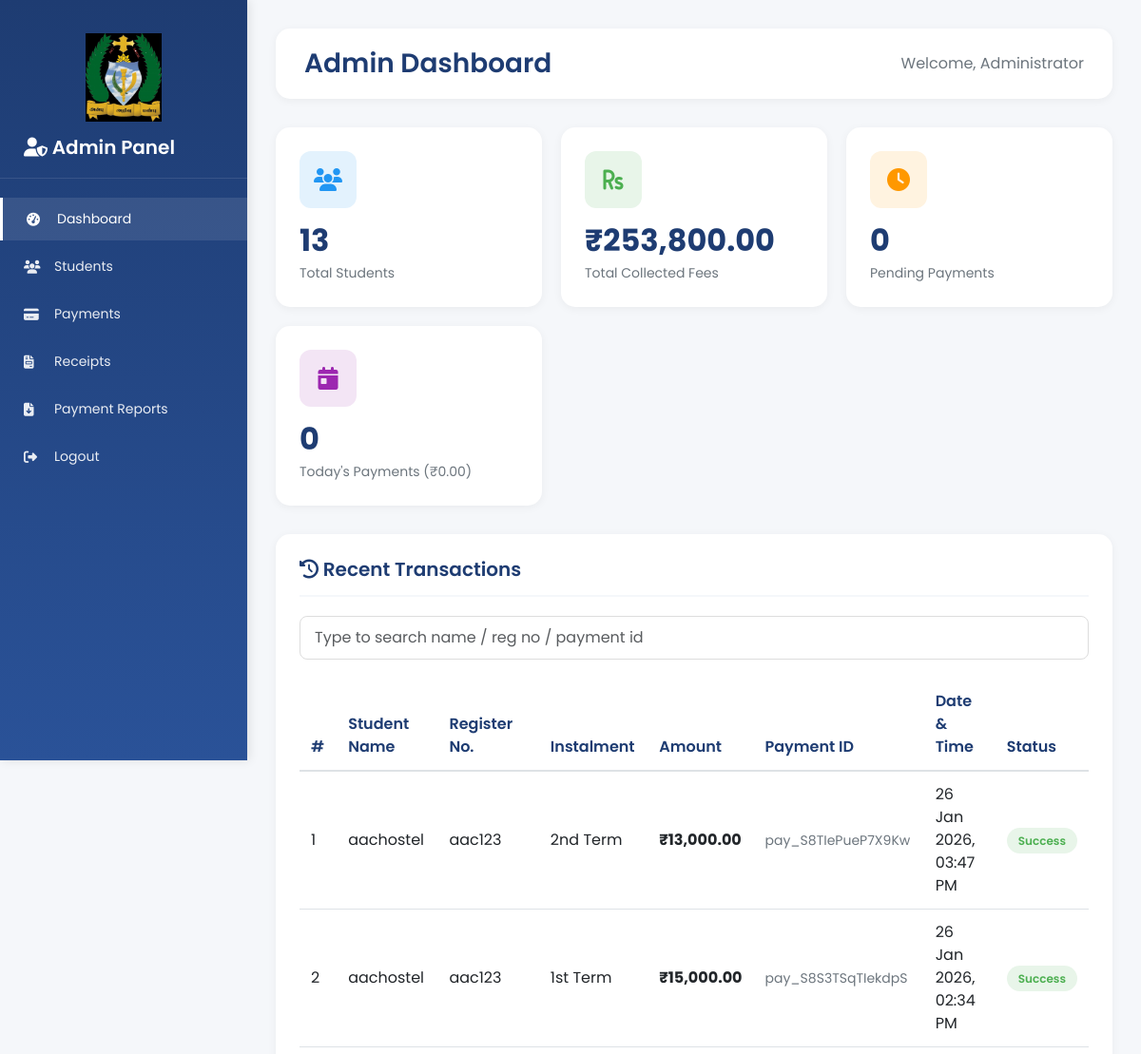
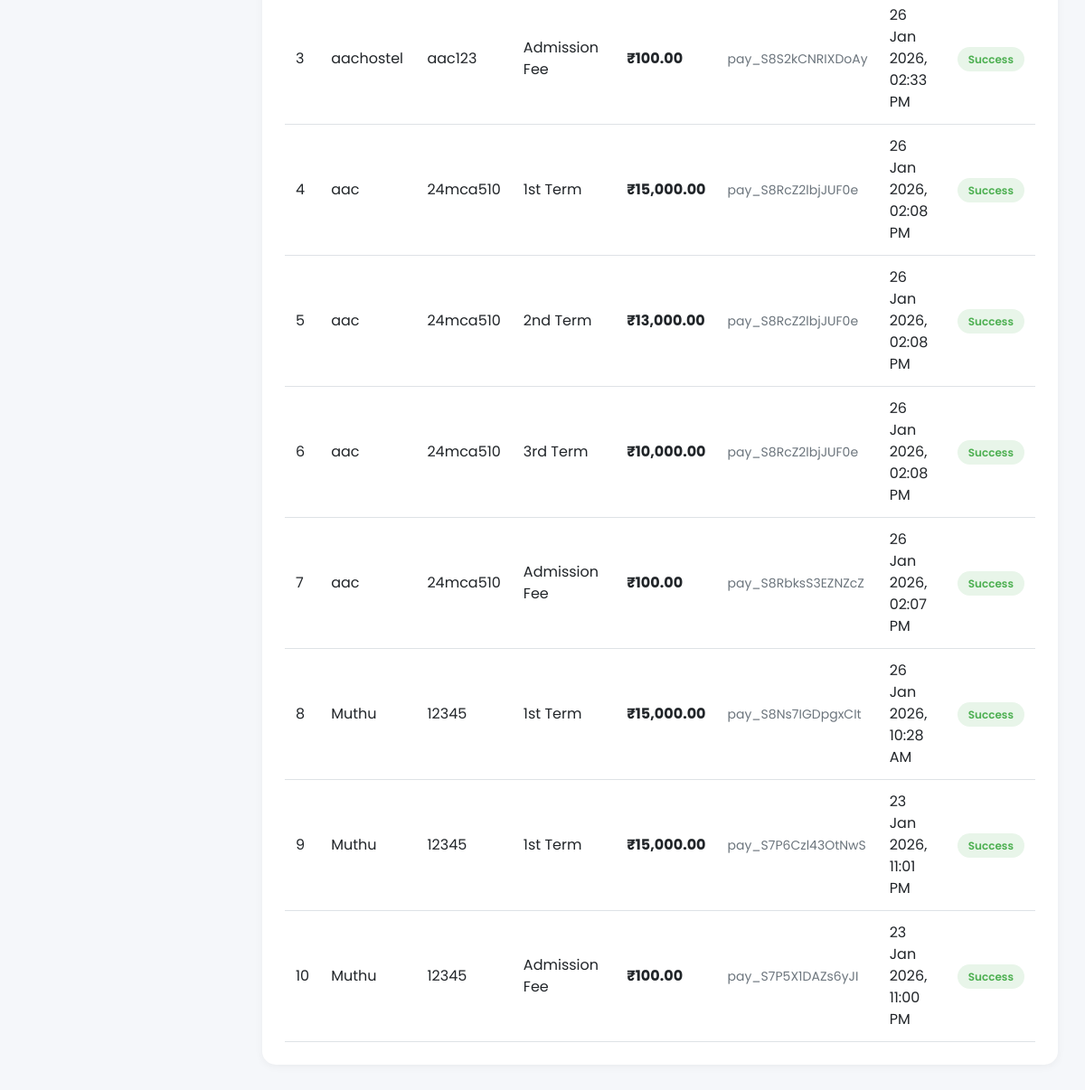
Screenshot of /admin/dashboard.php (signed in) with the database file from the repository (2 pictures, top to bottom).
### tables this page shows
CREATE TABLE `payments` (
  `id` int(11) NOT NULL,
  `user_id` int(11) NOT NULL,
  `admission_id` int(11) DEFAULT NULL,
  `instalment_number` int(11) NOT NULL DEFAULT 0,
  `amount` int(11) NOT NULL,
  `status` enum('pending','success','failed','refunded') DEFAULT 'pending',
  `razorpay_order_id` varchar(255) DEFAULT NULL,
  `razorpay_payment_id` varchar(255) DEFAULT NULL,
  `razorpay_signature` varchar(255) DEFAULT NULL,
  `payment_method` varchar(50) DEFAULT NULL,
  `payment_date` datetime DEFAULT NULL,
  `created_at` datetime DEFAULT current_timestamp(),
  `updated_at` datetime DEFAULT current_timestamp() ON UPDATE current_timestamp()
);

CREATE TABLE `admission` (
  `id` int(11) NOT NULL,
  `user_id` int(11) NOT NULL,
  `student_name` varchar(255) NOT NULL,
  `reg_no` varchar(100) NOT NULL,
  `gender` varchar(20) NOT NULL,
  `date_of_birth` date NOT NULL,
  `phone` varchar(20) NOT NULL,
  `email` varchar(255) NOT NULL,
  `residential_address` text NOT NULL,
  `course` varchar(100) NOT NULL,
  `department` varchar(100) NOT NULL,
  `year_of_study` varchar(50) NOT NULL,
  `room_type` varchar(50) NOT NULL,
  `room_number` varchar(50) NOT NULL,
  `mess_status` varchar(50) NOT NULL,
  `date_of_joining` date NOT NULL,
  `duration_of_stay` varchar(50) NOT NULL,
  `is_confirmed` tinyint(1) NOT NULL DEFAULT 0,
  `created_at` datetime DEFAULT current_timestamp()
);

### admin/dashboard.php (the view, shortened to what this page needs)
<?php
include('../includes/config.php');
$admin_name = $_SESSION['admin_name'];
$stats = [];
$result = $mysqli->query("SELECT COUNT(DISTINCT user_id) as total FROM admission");
$stats['total_students'] = $result->fetch_assoc()['total'];
$result = $mysqli->query("SELECT SUM(amount) as total FROM payments WHERE status = 'success'");
$row = $result->fetch_assoc();
$stats['total_collected'] = $row['total'] ? $row['total'] / 100 : 0;
$result = $mysqli->query("SELECT COUNT(*) as total FROM payments WHERE status = 'pending'");
$stats['pending_payments'] = $result->fetch_assoc()['total'];
$today = date('Y-m-d');
$result = $mysqli->query("SELECT COUNT(*) as total, SUM(amount) as amount FROM payments WHERE status = 'success' AND DATE(created_at) = '$today'");
$row = $result->fetch_assoc();
$stats['today_payments_count'] = $row['total'];
$stats['today_payments_amount'] = $row['amount'] ? $row['amount'] / 100 : 0;
$recent_transactions = [];
$where = "";
$result = $mysqli->query("
    SELECT p.*, u.name as user_name, a.student_name, a.reg_no
    FROM payments p
    LEFT JOIN users u ON p.user_id = u.id
    LEFT JOIN admission a ON p.admission_id = a.id
    $where
    ORDER BY p.created_at DESC
    LIMIT 10
");
while ($row = $result->fetch_assoc()) {
    $recent_transactions[] = $row;
}
?>
<!DOCTYPE html>
<html lang="en">
<head>
    <link href="https://cdn.jsdelivr.net/npm/bootstrap@5.3.0/dist/css/bootstrap.min.css" rel="stylesheet">
    <link rel="stylesheet" href="https://cdnjs.cloudflare.com/ajax/libs/font-awesome/6.4.0/css/all.min.css">
</head>
<body>
    <?php include('../includes/admin_sidebar.php'); ?>
    <div class="main-content">
        <div class="header">
            <h1>Admin Dashboard</h1>
            <div>
                <span style="color: #6c757d;">Welcome, <?php echo htmlspecialchars($admin_name); ?></span>
            </div>
        </div>
        <div class="stats-grid">
            <div class="stat-card">
                <div class="stat-icon blue">
                    <i class="fas fa-users"></i>
                </div>
                <h3><?php echo $stats['total_students']; ?></h3>
                <p>Total Students</p>
            </div>
            <div class="stat-card">
                <div class="stat-icon green">
                    <i class="fas fa-rupee-sign"></i>
                </div>
                <h3>₹<?php echo number_format($stats['total_collected'], 2); ?></h3>
                <p>Total Collected Fees</p>
            </div>
            <div class="stat-card">
                <div class="stat-icon orange">
                    <i class="fas fa-clock"></i>
                </div>
                <h3><?php echo $stats['pending_payments']; ?></h3>
                <p>Pending Payments</p>
            </div>
            <div class="stat-card">
                <div class="stat-icon purple">
                    <i class="fas fa-calendar-day"></i>
                </div>
                <h3><?php echo $stats['today_payments_count']; ?></h3>
                <p>Today's Payments (₹<?php echo number_format($stats['today_payments_amount'], 2); ?>)</p>
            </div>
        </div>
        <div class="content-card">
            <h3><i class="fas fa-history"></i> Recent Transactions</h3>
            <div style="margin-bottom: 20px;">
                <input type="text"
                   id="searchInput"
                   class="form-control"
                   placeholder="Type to search name / reg no / payment id"
                   autocomplete="off"
                   style="padding: 10px 15px; border-radius: 8px; border: 1px solid #ddd;">
            </div>
            <div class="table-responsive">
                <table class="table" id="transactionsTable">
                    <thead>
                        <tr>
                            <th>#</th>
                            <th>Student Name</th>
                            <th>Register No.</th>
                            <th>Instalment</th>
                            <th>Amount</th>
                            <th>Payment ID</th>
                            <th>Date & Time</th>
                            <th>Status</th>
                        </tr>
                    </thead>
                    <tbody id="transactionTable">
                        <?php if (empty($recent_transactions)): ?>
                            <tr>
                                <td colspan="8" class="text-center text-muted">No transactions found</td>
                            </tr>
                        <?php else: ?>
                            <?php foreach ($recent_transactions as $index => $transaction): ?>
                                <tr>
                                    <td><?php echo $index + 1; ?></td>
                                    <td><?php echo htmlspecialchars($transaction['student_name'] ?: $transaction['user_name']); ?></td>
                                    <td><?php echo htmlspecialchars($transaction['reg_no'] ?: 'N/A'); ?></td>
                                    <td>
                                        <?php
                                        $instalment_names = [0 => 'Admission Fee', 1 => '1st Term', 2 => '2nd Term', 3 => '3rd Term'];
                                        $inst_num = isset($transaction['instalment_number']) ? intval($transaction['instalment_number']) : 0;
                                        echo isset($instalment_names[$inst_num]) ? $instalment_names[$inst_num] : 'Payment ' . $inst_num;
                                        ?>
                                    </td>
                                    <td><strong>₹<?php echo number_format($transaction['amount'] / 100, 2); ?></strong></td>
                                    <td><small style="color: #6c757d;"><?php echo htmlspecialchars($transaction['razorpay_payment_id'] ?: 'N/A'); ?></small></td>
                                    <td><?php echo date('d M Y, h:i A', strtotime($transaction['created_at'])); ?></td>
                                    <td>
                                        <?php
                                        $status = isset($transaction['status']) ? $transaction['status'] : 'pending';
                                        $status_class = ($status === 'success') ? 'success' : (($status === 'failed') ? 'failed' : 'pending');
                                        ?>
                                        <span class="status-badge <?php echo $status_class; ?>">
                                            <?php echo ucfirst($status); ?>
                                        </span>
                                    </td>
                                </tr>
                            <?php endforeach; ?>
                        <?php endif; ?>
                    </tbody>
                </table>
            </div>
        </div>
    </div>
</body>
</html>

### admin/dashboard.php (style rules this page uses)
* { margin: 0; padding: 0; box-sizing: border-box; }
body { font-family: 'Poppins', sans-serif; background: #f5f7fa; color: #333; }
.header { background: white; padding: 20px 30px; border-radius: 15px; box-shadow: 0 2px 10px rgba(0,0,0,0.05); margin-bottom: 30px; display: flex; justify-content: space-between; align-items: center; }
.header h1 { font-size: 28px; font-weight: 600; color: #1e3c72; margin: 0; }
.stats-grid { display: grid; grid-template-columns: repeat(auto-fit, minmax(250px, 1fr)); gap: 20px; margin-bottom: 30px; }
.stat-card { background: white; padding: 25px; border-radius: 15px; box-shadow: 0 2px 10px rgba(0,0,0,0.05); transition: transform 0.3s; }
.stat-icon { width: 60px; height: 60px; border-radius: 12px; display: flex; align-items: center; justify-content: center; font-size: 24px; margin-bottom: 15px; }
.stat-icon.blue { background: #e3f2fd; color: #2196f3; }
.stat-icon.green { background: #e8f5e9; color: #4caf50; }
.stat-icon.orange { background: #fff3e0; color: #ff9800; }
.stat-icon.purple { background: #f3e5f5; color: #9c27b0; }
.stat-card h3 { font-size: 32px; font-weight: 700; color: #1e3c72; margin: 0; }
.stat-card p { color: #6c757d; font-size: 14px; margin: 5px 0 0; }
.content-card { background: white; padding: 25px; border-radius: 15px; box-shadow: 0 2px 10px rgba(0,0,0,0.05); }
.content-card h3 { font-size: 20px; font-weight: 600; color: #1e3c72; margin-bottom: 20px; padding-bottom: 15px; border-bottom: 2px solid #f5f7fa; }
.table { margin-bottom: 0; }
.table thead { background: #f8f9fa; }
.table thead th { font-weight: 600; color: #1e3c72; border-bottom: 2px solid #dee2e6; padding: 12px; }
.table tbody td { padding: 12px; vertical-align: middle; }
.status-badge { padding: 5px 12px; border-radius: 20px; font-size: 12px; font-weight: 600; }
.status-badge.success { background: #e8f5e9; color: #4caf50; }

### includes/admin_sidebar.php (style rules this page uses)
.main-content { margin-left: 260px; padding: 30px; min-height: 100vh; }

### rows the page displays
payments: instalment_number "0", instalment_number "0.00", admission.student_name "aachostel", admission.reg_no "aac123", instalment_number "Admission Fee", $transaction['amount']/100 "100.00", razorpay_payment "pay_S8S2kCNRIXDoAy", created_at "26 Jan 2026, 02:33 PM", status "Success"
payments: admission.student_name "aachostel", admission.reg_no "aac123", instalment_number "2nd Term", $transaction['amount']/100 "13,000.00", razorpay_payment "pay_S8TIePueP7X9Kw", created_at "26 Jan 2026, 03:47 PM", status "Success"
payments: admission.student_name "aachostel", admission.reg_no "aac123", instalment_number "1st Term", $transaction['amount']/100 "15,000.00", razorpay_payment "pay_S8S3TSqTIekdpS", created_at "26 Jan 2026, 02:34 PM", status "Success"
payments: admission.student_name "aac", admission.reg_no "24mca510", instalment_number "1st Term", $transaction['amount']/100 "15,000.00", razorpay_payment "pay_S8RcZ2lbjJUF0e", created_at "26 Jan 2026, 02:08 PM", status "Success"
payments: admission.student_name "aac", admission.reg_no "24mca510", instalment_number "2nd Term", $transaction['amount']/100 "13,000.00", razorpay_payment "pay_S8RcZ2lbjJUF0e", created_at "26 Jan 2026, 02:08 PM", status "Success"
payments: admission.student_name "aac", admission.reg_no "24mca510", instalment_number "3rd Term", $transaction['amount']/100 "10,000.00", razorpay_payment "pay_S8RcZ2lbjJUF0e", created_at "26 Jan 2026, 02:08 PM", status "Success"
payments: admission.student_name "aac", admission.reg_no "24mca510", instalment_number "Admission Fee", $transaction['amount']/100 "100.00", razorpay_payment "pay_S8RbksS3EZNZcZ", created_at "26 Jan 2026, 02:07 PM", status "Success"
payments: admission.student_name "Muthu", admission.reg_no "12345", instalment_number "1st Term", $transaction['amount']/100 "15,000.00", razorpay_payment "pay_S8Ns7IGDpgxCIt", created_at "26 Jan 2026, 10:28 AM", status "Success"
payments: admission.student_name "Muthu", admission.reg_no "12345", instalment_number "1st Term", $transaction['amount']/100 "15,000.00", razorpay_payment "pay_S7P6Czl43OtNwS", created_at "23 Jan 2026, 11:01 PM", status "Success"
payments: admission.student_name "Muthu", admission.reg_no "12345", instalment_number "Admission Fee", $transaction['amount']/100 "100.00", razorpay_payment "pay_S7P5X1DAZs6yJI", created_at "23 Jan 2026, 11:00 PM", status "Success"

### other values shown
$admin_name "Administrator"
$stats['total_students'] "13"
$stats['total_collected'] "253,800.00"
